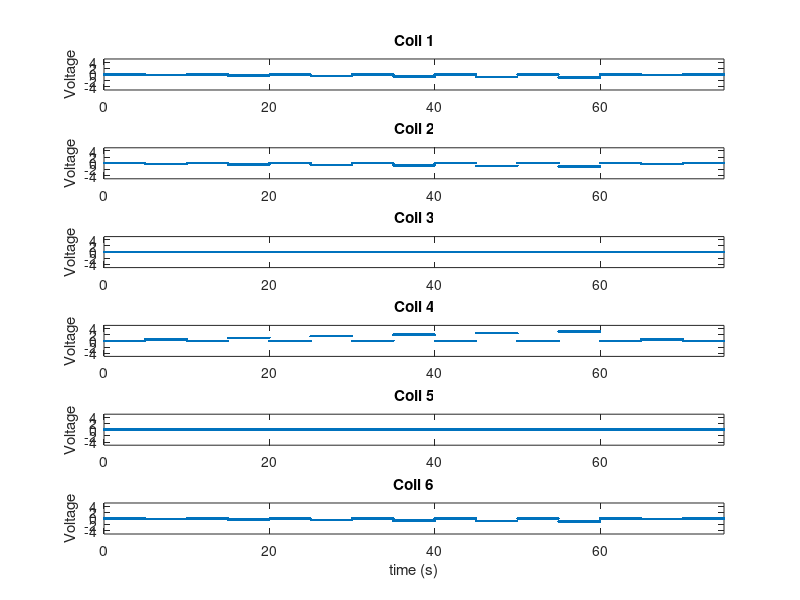

The MATLAB script that drew this image: (Note: this script raises an error after producing the figure.)
% Driven rheology
% 
% This matlab script will construct and save a .mat file that contains the
% input signals used to drive the magnets during a history dependence
% experiment.

% HARDWARE.  setup constants that describe the physical hardware used 
% to drive the experiment.  Variables in this section define the number 
% of coils in the 3dfm pole geometry, the number of DAQ Analog-Out 
% channels on the DAQ board, the identity of the DAQ board, etc...

DAQid = 'daqtest';
% DAQid = 'PCI-6713';
nDACout = 8;
nCoils = 6;
DAQ_sampling_rate = 1000;  % [Hz]

% EXPERIMENTAL DESIGN:  setup constants that describe experimental design.  
% Variables in this section define the start and end times of the
% experiment, and any "crucial points" that define a change of state in the
% experiment's progression.  The pole geometry used is also defined here.
pole_geometry = 'pole4-flat';
start_time = 0;
pulse_voltages = [0.5 1 1.5 2 2.5 3 0.5];
times_to_activate_pulses = [5 15 25 35 45 55 65];
times_to_deactivate_pulses = [10 20 30 40 50 60 70];
end_time = 75;

% INITIAL MATH:  precondition the output matrix to all zeros and define the
% time vector that will give normal mortals an idea of what's going on.
end_time = end_time - 1/DAQ_sampling_rate;
t = [start_time : 1/DAQ_sampling_rate : end_time]';
signal = zeros(length(t), nDACout);

% Define which poles are going to be excited and in what way.
switch pole_geometry
    case 'pole4-flat'
        poles_to_excite_pos = 4;
        poles_to_excite_neg = [1 2 6];
    case 'pole1-flat'
        poles_to_excite_pos = 1;
        poles_to_excite_neg = [3 4 5];
    otherwise
        error(['Pole geometry ' pole_geometry ' not recognized.']);
end


% SETUP OUTPUT MATRIX:  This section defines the output matrix that will be
% sent to DAQ board according to the experimental details defined above.
for k = 1 : length(times_to_activate_pulses)   
	idx = find(t > times_to_activate_pulses(k) & t < times_to_deactivate_pulses(k));
	signal(idx, poles_to_excite_pos) = pulse_voltages(k);
	signal(idx, poles_to_excite_neg) = -pulse_voltages(k) / length(poles_to_excite_neg);
end

% Plot test output, for inspection before beginning experiment.
for k = 1:nCoils
    figure(1);
    subplot(nCoils,1,k);
    plot(t, signal(:,k), '.');
    title(['Coil ' num2str(k)]);
    ylabel('Voltage');
    axis([start_time end_time -5 5]);

    if k == nCoils
        xlabel('time (s)');
    end
end


% Start experiment.  Call DACoperator. Call pulnix software. etc..
Nrepeat = 1;
channels = [0:nDACout-1]';
Vrange = [-10 10];
DACoperator(signal, Nrepeat, DAQid, channels, DAQ_sampling_rate, Vrange);
